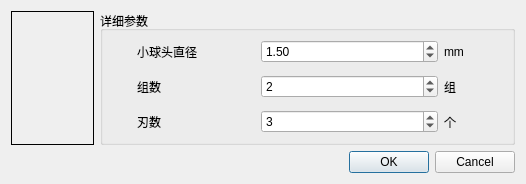
<?xml version="1.0" encoding="UTF-8"?>
<ui version="4.0">
 <class>Dialog</class>
 <widget class="QDialog" name="Dialog">
  <property name="geometry">
   <rect>
    <x>0</x>
    <y>0</y>
    <width>526</width>
    <height>167</height>
   </rect>
  </property>
  <property name="windowTitle">
   <string>创建小球头</string>
  </property>
  <layout class="QVBoxLayout" name="verticalLayout">
   <item>
    <layout class="QHBoxLayout" name="horizontalLayout_3" stretch="1,5">
     <item>
      <widget class="QLabel" name="label_shiyitu">
       <property name="frameShape">
        <enum>QFrame::Box</enum>
       </property>
       <property name="text">
        <string/>
       </property>
       <property name="pixmap">
        <pixmap resource="Resources/Custom.qrc">:/icons/XQTshiyitu.png</pixmap>
       </property>
       <property name="scaledContents">
        <bool>false</bool>
       </property>
      </widget>
     </item>
     <item>
      <widget class="QGroupBox" name="groupBox">
       <property name="title">
        <string>详细参数</string>
       </property>
       <layout class="QHBoxLayout" name="horizontalLayout_2">
        <item>
         <layout class="QGridLayout" name="gridLayout" columnstretch="2,3,1" columnminimumwidth="1,2,1">
          <property name="leftMargin">
           <number>25</number>
          </property>
          <property name="verticalSpacing">
           <number>12</number>
          </property>
          <item row="2" column="1">
           <widget class="QSpinBox" name="spinBox_8">
            <property name="value">
             <number>3</number>
            </property>
           </widget>
          </item>
          <item row="0" column="2">
           <widget class="QLabel" name="label_11">
            <property name="text">
             <string>mm</string>
            </property>
           </widget>
          </item>
          <item row="0" column="0">
           <widget class="QLabel" name="label_3">
            <property name="text">
             <string>小球头直径</string>
            </property>
           </widget>
          </item>
          <item row="1" column="1">
           <widget class="QSpinBox" name="spinBox_7">
            <property name="value">
             <number>2</number>
            </property>
           </widget>
          </item>
          <item row="1" column="0">
           <widget class="QLabel" name="label_8">
            <property name="text">
             <string>组数</string>
            </property>
           </widget>
          </item>
          <item row="2" column="2">
           <widget class="QLabel" name="label_17">
            <property name="text">
             <string>个</string>
            </property>
           </widget>
          </item>
          <item row="0" column="1">
           <widget class="QDoubleSpinBox" name="doubleSpinBox_2">
            <property name="singleStep">
             <double>1.000000000000000</double>
            </property>
            <property name="value">
             <double>1.500000000000000</double>
            </property>
           </widget>
          </item>
          <item row="2" column="0">
           <widget class="QLabel" name="label_9">
            <property name="text">
             <string>刃数</string>
            </property>
           </widget>
          </item>
          <item row="1" column="2">
           <widget class="QLabel" name="label_16">
            <property name="text">
             <string>组</string>
            </property>
           </widget>
          </item>
         </layout>
        </item>
       </layout>
      </widget>
     </item>
    </layout>
   </item>
   <item>
    <widget class="QDialogButtonBox" name="buttonBox_2">
     <property name="standardButtons">
      <set>QDialogButtonBox::Cancel|QDialogButtonBox::Ok</set>
     </property>
    </widget>
   </item>
  </layout>
 </widget>
 <resources>
  <include location="Resources/Custom.qrc"/>
 </resources>
 <connections/>
</ui>
